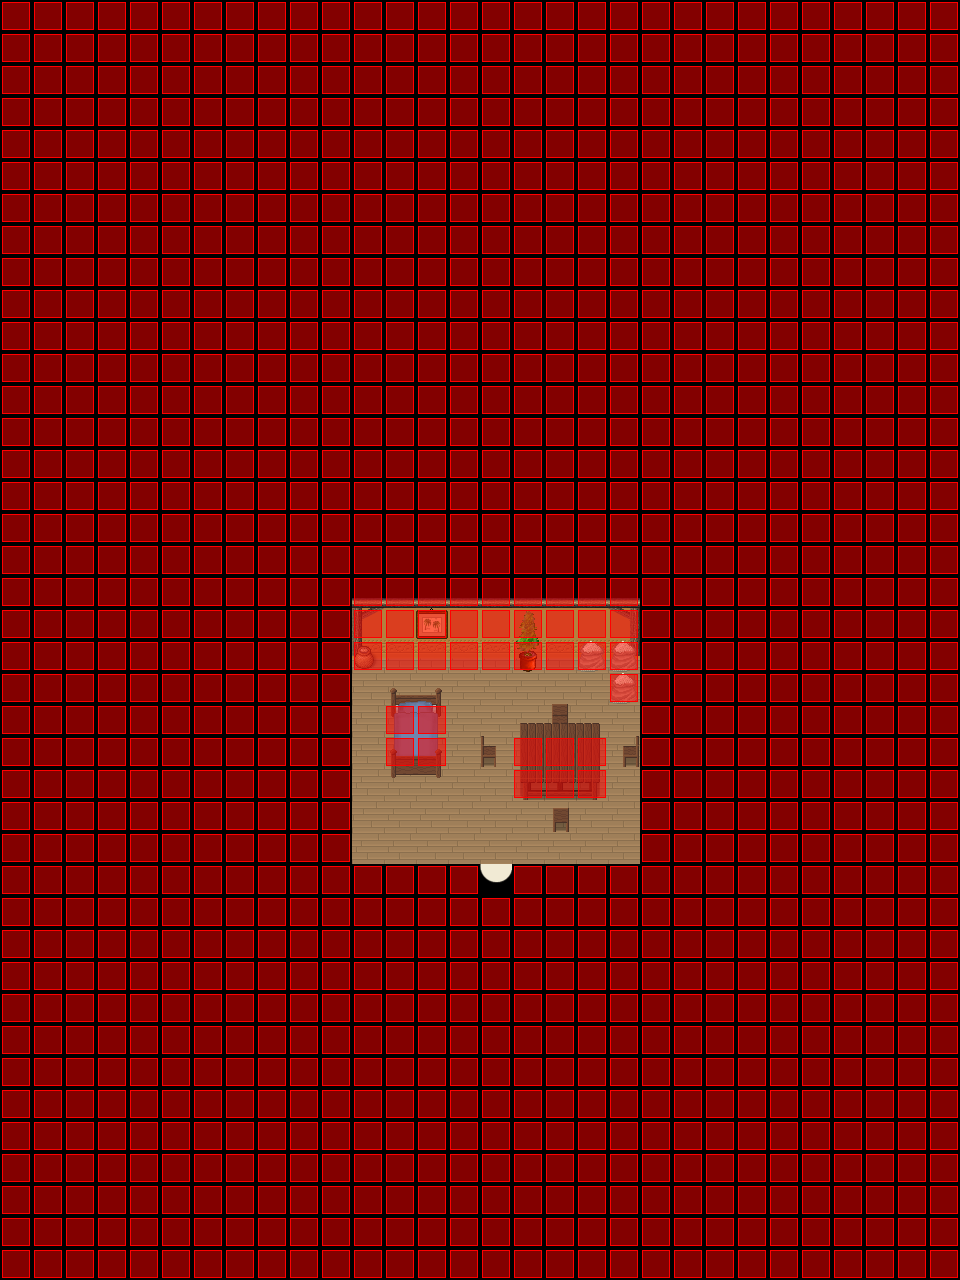

This is a level from a 2D game, rendered from its Tiled map with the project's own tilesets. A one-line summary and the map file follow, with tile-layer data summarised:
An orthogonal 30x40 tile map with 32x32 px tiles, 6 tile layers (Ground, Ground, Ground, Fringe, ...), 6 tilesets and 2 objects (SCRIPT, WARP).

<map version="1.0" orientation="orthogonal" width="30" height="40" tilewidth="32" tileheight="32">
 <properties>
  <property name="music" value="inside2.ogg" />
 </properties>
 <tileset firstgid="1" name="collision1_32_32" tilewidth="32" tileheight="32">
  <image source="../graphics/tiles/collision1_32_32.png" width="1024" height="1024" />
 </tileset>
 <tileset firstgid="1025" name="indoor3_32_32" tilewidth="32" tileheight="32">
  <image source="../graphics/tiles/indoor3_32_32.png" width="1024" height="1024" />
 </tileset>
 <tileset firstgid="2049" name="indoor2_32_32" tilewidth="32" tileheight="32">
  <image source="../graphics/tiles/indoor2_32_32.png" width="1024" height="1024" />
 </tileset>
 <tileset firstgid="3073" name="indoor2_32_64" tilewidth="32" tileheight="64">
  <image source="../graphics/tiles/indoor2_32_64.png" width="1024" height="1024" />
 </tileset>
 <tileset firstgid="3585" name="indoor2_32_96" tilewidth="32" tileheight="96">
  <image source="../graphics/tiles/indoor2_32_96.png" width="1024" height="960" />
 </tileset>
 <tileset firstgid="3905" name="desert3_32_32" tilewidth="32" tileheight="32">
  <image source="../graphics/tiles/desert3_32_32.png" width="1024" height="1024" />
 </tileset>
 <layer name="Ground" width="30" height="40">
  <data>[1200 cells, 1200 non-empty, 5 distinct tile ids]</data>
 </layer>
 <layer name="Ground" width="30" height="40">
  <data>[1200 cells, 37 non-empty, 21 distinct tile ids]</data>
 </layer>
 <layer name="Ground" width="30" height="40">
  <data>[1200 cells, 2 non-empty, 2 distinct tile ids]</data>
 </layer>
 <layer name="Fringe" width="30" height="40">
  <data>[1200 cells, 5 non-empty, 3 distinct tile ids]</data>
 </layer>
 <layer name="Over" width="30" height="40">
  <data>[1200 cells, 5 non-empty, 5 distinct tile ids]</data>
 </layer>
 <layer name="Collision" width="30" height="40">
  <data>[1200 cells, 1156 non-empty, 1 distinct tile ids]</data>
 </layer>
 <objectgroup name="Object" width="30" height="40">
  <object name="External Map Events" type="SCRIPT" x="0" y="0">
   <properties>
    <property name="FILENAME" value="scripts/maps/iw-liori-flat04-o00-o00-o00.lua" />
   </properties>
  </object>
  <object name="Warp to Liori" type="WARP" x="480" y="864" width="32" height="32">
   <properties>
    <property name="DEST_MAP" value="ow-n0004-n0004-o0000" />
    <property name="DEST_X" value="3120" />
    <property name="DEST_Y" value="2576" />
   </properties>
  </object>
 </objectgroup>
</map>
